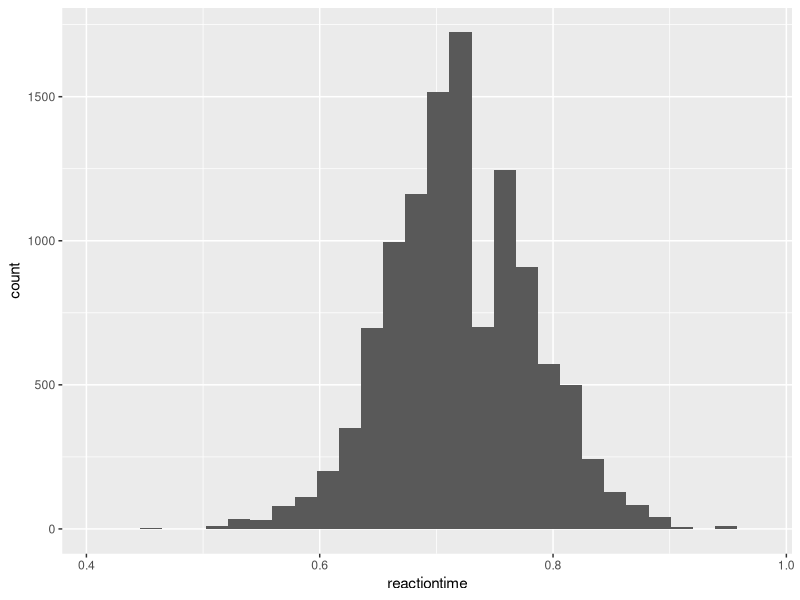

Source code (R):
## ---- chunk 1
knitr::opts_chunk$set(echo = TRUE)
# Cargamos las librerias que vamos necesitando a lo largo del codigo
library(dplyr)
library(rstatix)
library(ggplot2)
## ---- chunk 2
datos2015 <- read.csv("datos/2015_FINA.csv", header = TRUE, sep=',')
dim(datos2015)
## ---- chunk 3
str(datos2015)
## ---- chunk 4
head(datos2015,1)
#enseña la primera observación de la base de datos

## ---- chunk 5
datos2015$gender<-as.factor(datos2015$gender)
## ---- chunk 6
summary(datos2015)
## ---- chunk 7
datos2015<- datos2015 %>% convert_as_factor(gender,name,round, stroke)
## ---- chunk 8
p<-ggplot(datos2015,aes(x=reactiontime))+geom_histogram()
p

